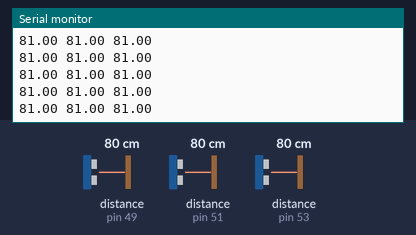
This sketch was run on a simulated Arduino Uno, built with avr-gcc and run on an emulated ATmega328P. Parts: the last lines printed to the serial monitor. The test bench sets the inputs (shaded band); at power-on: distance to the obstacle (sensors on pin 51, pin 53, pin 49) 80 cm. The echo pulse lasts 58.3 µs per cm.

Above: at 1.2 s.
1.3 s: distance to the obstacle (sensor on pin 51) set to 2 cm
At 2.1 s:
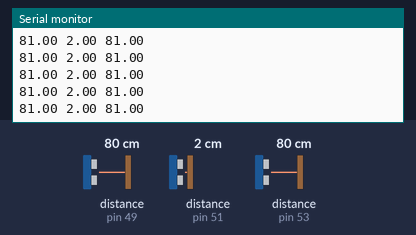
4.3 s: distance to the obstacle (sensor on pin 51) set to 250 cm
At 4.8 s:
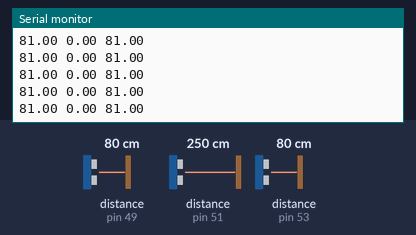
7.3 s: distance to the obstacle (sensor on pin 53) set to 9 cm
At 8.1 s:
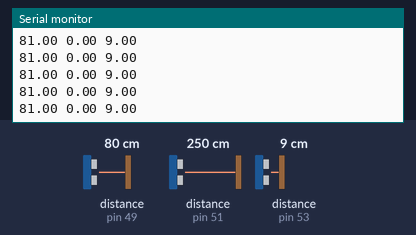
10.3 s: distance to the obstacle (sensor on pin 49) set to 2 cm
At 11.3 s:
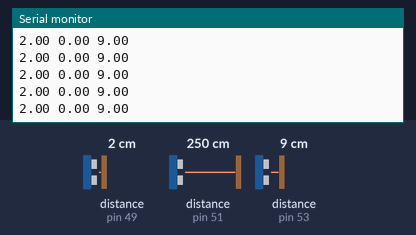
11.8 s: distance to the obstacle (sensor on pin 49) set to 4 cm
At 12.9 s:
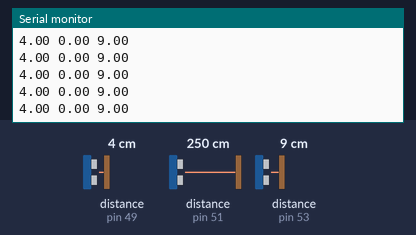
13.3 s: distance to the obstacle (sensor on pin 53) set to 2 cm
At 14.1 s:
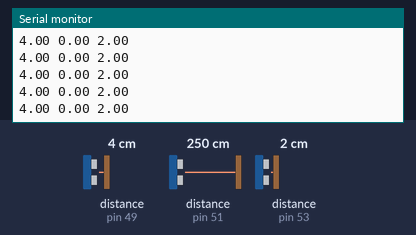
Timing chart, 0 to 15.8 s (numbered marks = the images above; inputs shaded):
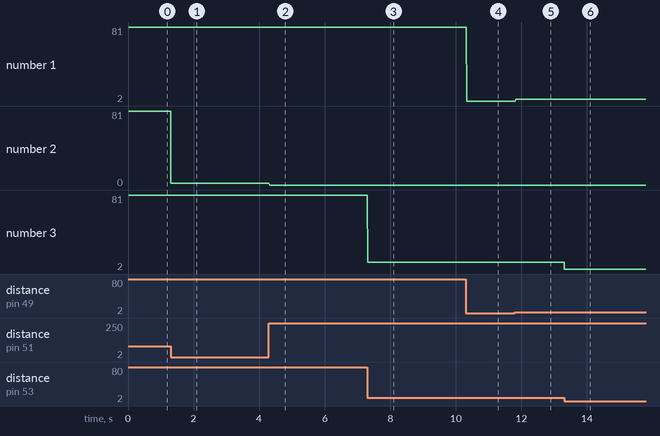

Measured:
- after the input at 1.3 s, the serial monitor: prints a new line at once (image 1)
- after the input at 4.3 s, the serial monitor: prints a new line at once (image 2)
- after the input at 7.3 s, the serial monitor: prints a new line at once (image 3)
- after the input at 10.3 s, the serial monitor: prints a new line at once (image 4)
- after the input at 11.8 s, the serial monitor: prints a new line at once (image 5)
- after the input at 13.3 s, the serial monitor: prints a new line at once (image 6)
- plotted number 1: 81 → 2 after the input at 10.3 s, 2 → 4 after the input at 11.8 s
- plotted number 2: 81 → 2 after the input at 1.3 s, 2 → 0 after the input at 4.3 s

The sketch:

sensor_test.ino
```cpp
#include <NewPing.h>

#define SONAR_NUM 3      // Number of sensors.
#define MAX_DISTANCE 150 // Maximum distance (in cm) to ping.

float UltrasonicSensorData[SONAR_NUM];

NewPing sonar[SONAR_NUM] =
{   // Sensor object array.
NewPing(48, 49, MAX_DISTANCE), // Each sensor's trigger pin, echo pin, and max distance to ping.
NewPing(50, 51, MAX_DISTANCE),
NewPing(52, 53, MAX_DISTANCE)
};

void read_ultrasonic_sensor(void)
{
  UltrasonicSensorData[0] = sonar[0].ping_cm();
  UltrasonicSensorData[1] = sonar[1].ping_cm();
  UltrasonicSensorData[2] = sonar[2].ping_cm();
}

void send_sonar_sensor_data(void)
{
  int i;
  for(i=0; i<SONAR_NUM; i++)
  {
    Serial.print(UltrasonicSensorData[i]);
    Serial.print(" ");
  }
  Serial.println(" ");
}

void setup()
{
  Serial.begin(115200);
  // trig를 출력모드로 설정, echo를 입력모드로 설정
}

void loop()
{
  read_ultrasonic_sensor();
  send_sonar_sensor_data();
}
```
